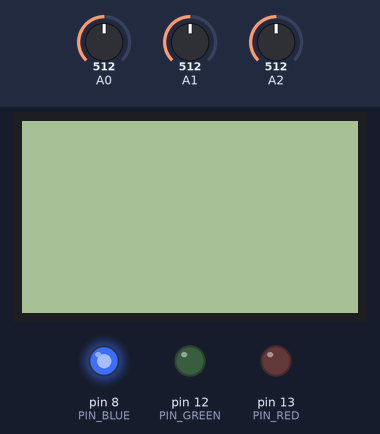
A sketch run on a simulated Arduino Uno, built with avr-gcc and run on an emulated ATmega328P. Parts: 84×48 one-colour display, output pins drawn as LEDs (lit = HIGH). The test bench sets the inputs (shaded band); at power-on: A1 = 512, A0 = 512, A2 = 512. What the sketch prints to the serial monitor is not drawn.

Above: at 1.3 s.
1.4 s: A1 set to 710
At 2.0 s:
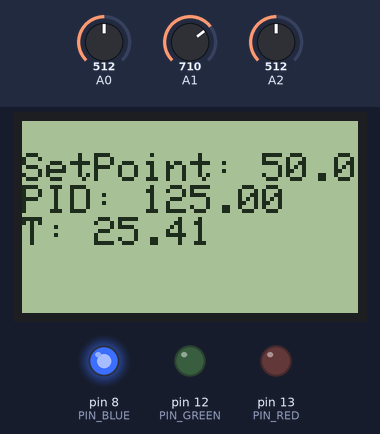
3.6 s: A0 set to 113
At 4.0 s:
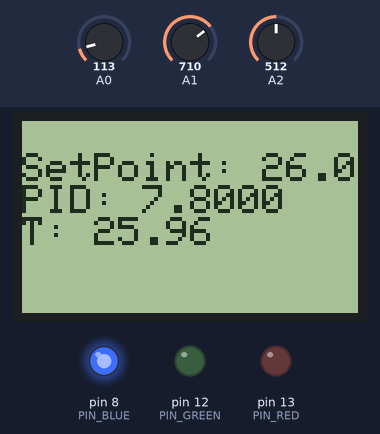
5.7 s: A0 set to 94
At 6.2 s:
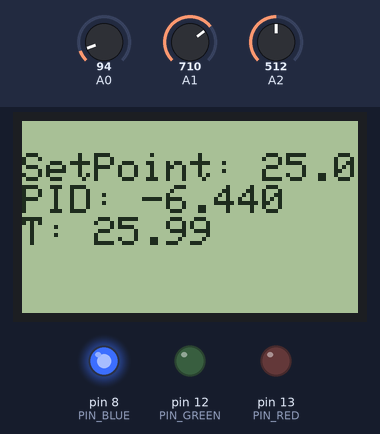
8.8 s: A2 set to 691
10.4 s: A2 set to 713
13.0 s: A0 set to 122
At 14.3 s:
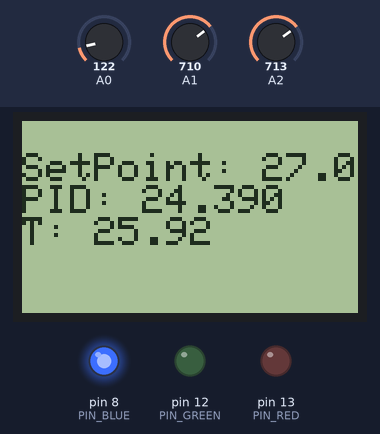
Timing chart, 0 to 16.0 s (numbered marks = the images above; inputs shaded):
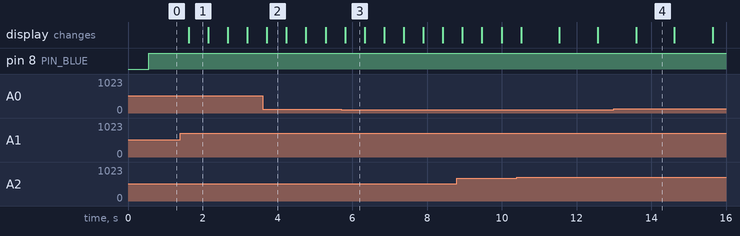

The sketch:

incubadora.ino
```cpp
// ________________________________________________________
// ------------------------Headers:------------------------
#include <PCD8544.h>
#include <PID_v1.h>

// -------------------Definiciones:------------------------
// Definiciones de pines:
#define PIN_BLUE 8
#define PIN_GREEN 12
#define PIN_RED 13

// -----------------------Objetos:-------------------------
// Variables para control PID:
double Input, Output, Setpoint;
PID myPID(&Input, &Output, &Setpoint, 15, 0.5, 1, DIRECT);

// Objeto para la pantalla LCD:
PCD8544 lcd;

// ________________________________________________________
// -----------------------Setup:---------------------------
void setup() {
    Serial.begin(9600);

    // Configuración de pines para LEDs:
    pinMode(PIN_BLUE, OUTPUT);
    pinMode(PIN_GREEN, OUTPUT);
    pinMode(PIN_RED, OUTPUT);

    // Inicialización del LCD:
    lcd.begin(); // Resolución por defecto: 84x48

    // Configuración del PID:
    myPID.SetOutputLimits(-125, 125);
    myPID.SetMode(AUTOMATIC);
}

// ________________________________________________________
// ------------------------Loop:---------------------------
void loop() {
    LCD_state();

    // Lectura y ajuste del Setpoint:
    int value = analogRead(A0);
    float temp = map(value, 0, 1022, 20, 80); // Temperatura de 20 a 80 °C
    Setpoint = temp;

    // Cálculo del Input:
    float tempWatts = (int)Output * 25.0 / 255.0;
    Input = simPlant(tempWatts);

    // Computar PID:
    myPID.Compute();

    // Mostrar datos en LCD:
    lcd.setCursor(0, 1);
    lcd.print("SetPoint: "); lcd.print(temp);

    lcd.setCursor(0, 2);
    lcd.print("PID: "); lcd.print(Output);

    lcd.setCursor(0, 3);
    lcd.print("T: "); lcd.print(Input);

    // Lectura del interruptor de comunicaciones:
    int commSwitch = analogRead(A2);
    if (commSwitch > 700) {
        Serial.print(Setpoint);
        Serial.print(",");
        Serial.print(Output);
        Serial.print(",");
        Serial.println(Input);
        delay(500);
    }
    delay(500);

    // Control de LEDs indicadores de temperatura:
    if (Input < 30) {
        digitalWrite(PIN_BLUE, HIGH);
        digitalWrite(PIN_RED, LOW);
        digitalWrite(PIN_GREEN, LOW);
    } else if (Input > 42) {
        digitalWrite(PIN_RED, HIGH);
        digitalWrite(PIN_GREEN, LOW);
        digitalWrite(PIN_BLUE, LOW);
    } else {
        digitalWrite(PIN_GREEN, HIGH);
        digitalWrite(PIN_RED, LOW);
        digitalWrite(PIN_BLUE, LOW);
    }
}

// ________________________________________________________
// ----------------Funciones Adicionales:------------------
void LCD_state() {
    int switchState = analogRead(A1);
    if (switchState > 700) {
        lcd.setPower(1);
    } else {
        lcd.setPower(0);
    }
}

float simPlant(float Q) {
    float h = 5;              // W/m2K
    float Cps = 0.89;         // J/g°C
    float area = 1e-4;        // m2
    float mass = 10;          // g
    float Tamb = 25;          // °C
    static float T = Tamb;
    static uint32_t last = 0;
    uint32_t interval = 100;  // ms

    if (millis() - last >= interval) {
        last += interval;
        T += Q * interval / 1000 / mass / Cps - (T - Tamb) * area * h;
    }
    return T;
}
```

Measured:
- the behaviour switches between 103 and 102 on A0 (found by bisection; images 2 and 3)
- after the input at 1.4 s, the display: changes after 0.22 s (image 1)
- after the input at 5.7 s, the display: changes after 0.11 s (image 3)
- what the display in image 1 shows lasts 0.5 s, from 1.6 s to 2.1 s
- what the display in image 4 shows lasts 1.0 s, from 13.6 s to 14.6 s
